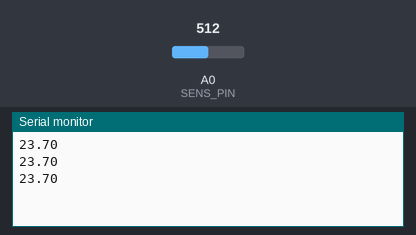
Bench run of a sketch on a simulated Arduino Uno, built with avr-gcc and run on an emulated ATmega328P. Parts: the last lines printed to the serial monitor. The test bench sets the inputs (shaded band); at power-on: A0 (SENS_PIN) = 512.

Above: at 1.3 s.
1.4 s: A0 (SENS_PIN) set to 0
At 1.9 s:
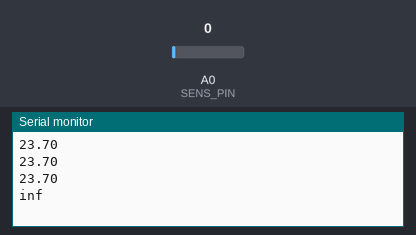
3.5 s: A0 (SENS_PIN) set to 122
At 3.9 s:
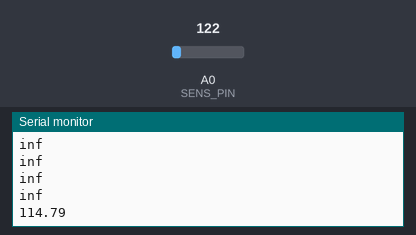

The sketch:

len_sensor.ino
```cpp
#define SENS_PIN A0


float len_sensor(){ // Чтение дистанции с ИК дальномера

  float measur  = analogRead(SENS_PIN);     // Чтение значения с АЦП
  float voltage = measur * 5 / 1023;        // Преобразование АЦП в реальный вольтаж
  float dist    = 65 * pow(voltage, -1.10); // Преобразование волтажа в мм

  return dist;
}


void setup() {

  pinMode(SENS_PIN, INPUT);
  Serial.begin(9600);

}

void loop(){

  Serial.println(len_sensor());
  delay(500);
}
```

Measured:
- after the input at 1.4 s, the serial monitor: prints a new line after 0.10 s (image 1)
- after the input at 3.5 s, the serial monitor: prints a new line at once (image 2)
